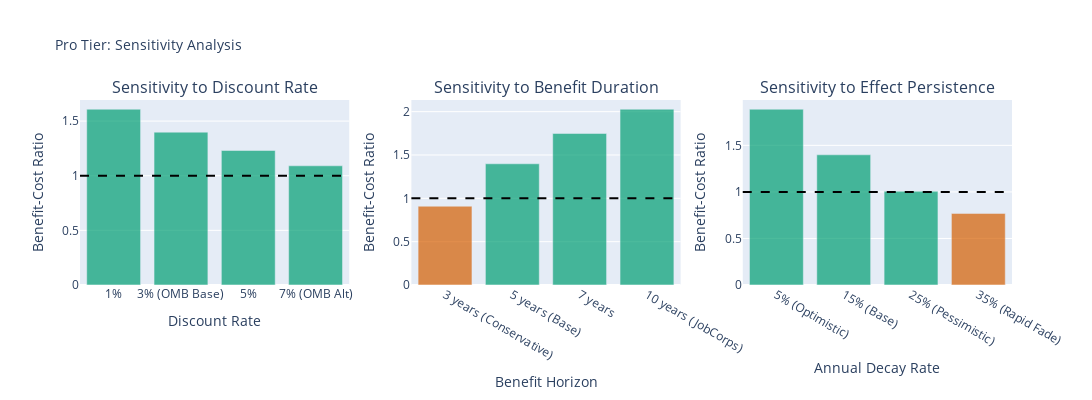

Here is the notebook cell this chart was saved with:
### Code cell
# =============================================================================
# Visualize Sensitivity
# =============================================================================

fig = make_subplots(
    rows=1, cols=3,
    subplot_titles=('Sensitivity to Discount Rate', 'Sensitivity to Benefit Duration', 'Sensitivity to Effect Persistence')
)

# 1. Discount rate sensitivity
rates = list(sensitivity.discount_sensitivity.keys())
bcrs = list(sensitivity.discount_sensitivity.values())
colors_1 = ['#009E73' if b > 1 else '#D55E00' for b in bcrs]

fig.add_trace(
    go.Bar(x=rates, y=bcrs, marker_color=colors_1, opacity=0.7, showlegend=False),
    row=1, col=1
)
fig.add_hline(y=1.0, line_dash='dash', line_color='black', row=1, col=1)

# 2. Horizon sensitivity
horizons = list(sensitivity.horizon_sensitivity.keys())
bcrs_h = list(sensitivity.horizon_sensitivity.values())
colors_2 = ['#009E73' if b > 1 else '#D55E00' for b in bcrs_h]

fig.add_trace(
    go.Bar(x=horizons, y=bcrs_h, marker_color=colors_2, opacity=0.7, showlegend=False),
    row=1, col=2
)
fig.add_hline(y=1.0, line_dash='dash', line_color='black', row=1, col=2)

# 3. Decay sensitivity
decays = list(sensitivity.decay_sensitivity.keys())
bcrs_d = list(sensitivity.decay_sensitivity.values())
colors_3 = ['#009E73' if b > 1 else '#D55E00' for b in bcrs_d]

fig.add_trace(
    go.Bar(x=decays, y=bcrs_d, marker_color=colors_3, opacity=0.7, showlegend=False),
    row=1, col=3
)
fig.add_hline(y=1.0, line_dash='dash', line_color='black', row=1, col=3)

fig.update_layout(
    title=dict(text='Pro Tier: Sensitivity Analysis', font=dict(size=14)),
    height=400, width=1100
)

fig.update_xaxes(title_text='Discount Rate', row=1, col=1)
fig.update_yaxes(title_text='Benefit-Cost Ratio', row=1, col=1)
fig.update_xaxes(title_text='Benefit Horizon', row=1, col=2)
fig.update_yaxes(title_text='Benefit-Cost Ratio', row=1, col=2)
fig.update_xaxes(title_text='Annual Decay Rate', row=1, col=3)
fig.update_yaxes(title_text='Benefit-Cost Ratio', row=1, col=3)

fig.show()

### Figure 1 — Plotly figure (JSON) as saved in the notebook; plotly's stock layout.template omitted (floating-point values rounded to 4 significant figures)
{"data": [{"marker": {"color": ["#009E73", "#009E73", "#009E73", "#009E73"]}, "opacity": 0.7, "showlegend": false, "type": "bar", "x": ["1%", "3% (OMB Base)", "5%", "7% (OMB Alt)"], "xaxis": "x", "y": [1.608, 1.398, 1.231, 1.091], "yaxis": "y"}, {"marker": {"color": ["#D55E00", "#009E73", "#009E73", "#009E73"]}, "opacity": 0.7, "showlegend": false, "type": "bar", "x": ["3 years (Conservative)", "5 years (Base)", "7 years", "10 years (JobCorps)"], "xaxis": "x2", "y": [0.909, 1.398, 1.748, 2.028], "yaxis": "y2"}, {"marker": {"color": ["#009E73", "#009E73", "#009E73", "#D55E00"]}, "opacity": 0.7, "showlegend": false, "type": "bar", "x": ["5% (Optimistic)", "15% (Base)", "25% (Pessimistic)", "35% (Rapid Fade)"], "xaxis": "x3", "y": [1.888, 1.398, 1.007, 0.7692], "yaxis": "y3"}], "layout": {"annotations": [{"font": {"size": 16}, "showarrow": false, "text": "Sensitivity to Discount Rate", "x": 0.1444, "xanchor": "center", "xref": "paper", "y": 1, "yanchor": "bottom", "yref": "paper"}, {"font": {"size": 16}, "showarrow": false, "text": "Sensitivity to Benefit Duration", "x": 0.5, "xanchor": "center", "xref": "paper", "y": 1, "yanchor": "bottom", "yref": "paper"}, {"font": {"size": 16}, "showarrow": false, "text": "Sensitivity to Effect Persistence", "x": 0.8556, "xanchor": "center", "xref": "paper", "y": 1, "yanchor": "bottom", "yref": "paper"}], "height": 400, "shapes": [{"line": {"color": "black", "dash": "dash"}, "type": "line", "x0": 0, "x1": 1, "xref": "x domain", "y0": 1, "y1": 1, "yref": "y"}, {"line": {"color": "black", "dash": "dash"}, "type": "line", "x0": 0, "x1": 1, "xref": "x2 domain", "y0": 1, "y1": 1, "yref": "y2"}, {"line": {"color": "black", "dash": "dash"}, "type": "line", "x0": 0, "x1": 1, "xref": "x3 domain", "y0": 1, "y1": 1, "yref": "y3"}], "title": {"font": {"size": 14}, "text": "Pro Tier: Sensitivity Analysis"}, "width": 1100, "xaxis": {"anchor": "y", "domain": [0, 0.2889], "title": {"text": "Discount Rate"}}, "xaxis2": {"anchor": "y2", "domain": [0.3556, 0.6444], "title": {"text": "Benefit Horizon"}}, "xaxis3": {"anchor": "y3", "domain": [0.7111, 1], "title": {"text": "Annual Decay Rate"}}, "yaxis": {"anchor": "x", "domain": [0, 1], "title": {"text": "Benefit-Cost Ratio"}}, "yaxis2": {"anchor": "x2", "domain": [0, 1], "title": {"text": "Benefit-Cost Ratio"}}, "yaxis3": {"anchor": "x3", "domain": [0, 1], "title": {"text": "Benefit-Cost Ratio"}}}}
